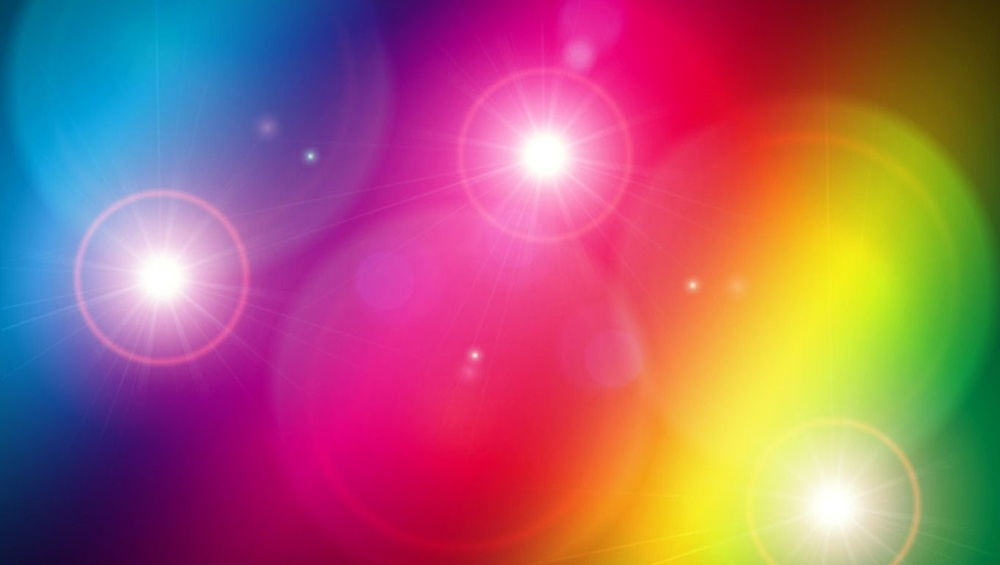
#> input picture assets/img1.jpg, 1000 x 565 px, shrunk from 1360 x 768 before the run
$ python lab6.task1.py
#> lines starting #> are read from the running program, lines starting #| are printed output that depends on the picture
from PIL import Image

# Закраска (заливка) части и всего изображения заданным цветом.
# img = Image.open("assets/img1.jpg")
# img.paste( (255, 0, 0), (0, 0, 100, 100) )
# img.show()

# Залейте все изображение зеленым цветом.
img = Image.open("assets/img1.jpg")
#> img is the input picture: PIL image 1000x565 RGB; mean R, G, B 163.8, 98.3, 111.7
img.paste( (0, 128, 0), img.getbbox() )
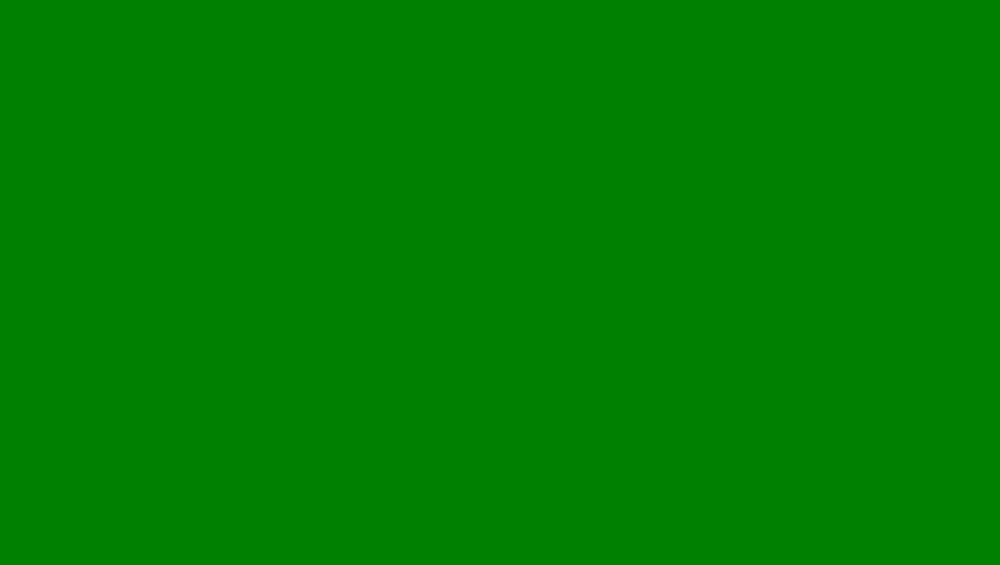
#> img: PIL image 1000x565 RGB; mean R, G, B 0, 128, 0
img.show()
